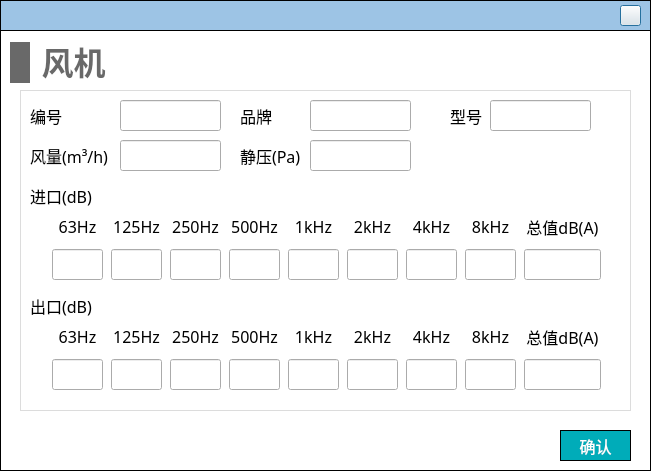
<?xml version="1.0" encoding="UTF-8"?>
<ui version="4.0">
 <class>Dialog_fan_noise</class>
 <widget class="QDialog" name="Dialog_fan_noise">
  <property name="geometry">
   <rect>
    <x>0</x>
    <y>0</y>
    <width>651</width>
    <height>471</height>
   </rect>
  </property>
  <property name="maximumSize">
   <size>
    <width>671</width>
    <height>16777215</height>
   </size>
  </property>
  <property name="windowTitle">
   <string>Dialog</string>
  </property>
  <property name="styleSheet">
   <string notr="true">#Dialog_fan_noise
{
	background-color: rgb(255, 255, 255);
}

QLineEdit 
{
font-family: 'Microsoft YaHei';
font-size: 13px;
}

QComboBox
{
font-family: 'Microsoft YaHei';
font-size: 13px;
}</string>
  </property>
  <widget class="QWidget" name="widget_top" native="true">
   <property name="geometry">
    <rect>
     <x>0</x>
     <y>0</y>
     <width>651</width>
     <height>31</height>
    </rect>
   </property>
   <property name="styleSheet">
    <string notr="true">#widget_top
{
border: 1px solid #000000;
background-color: rgb(157, 196, 229);
	background-color: rgb(157, 196, 229);
}</string>
   </property>
   <widget class="QPushButton" name="close">
    <property name="geometry">
     <rect>
      <x>620</x>
      <y>5</y>
      <width>21</width>
      <height>21</height>
     </rect>
    </property>
    <property name="styleSheet">
     <string notr="true">border-image: url(:/images/image/closeWindow.jpg);</string>
    </property>
    <property name="text">
     <string/>
    </property>
   </widget>
  </widget>
  <widget class="QWidget" name="widget_add_fan_noise" native="true">
   <property name="geometry">
    <rect>
     <x>0</x>
     <y>30</y>
     <width>651</width>
     <height>441</height>
    </rect>
   </property>
   <property name="styleSheet">
    <string notr="true">#widget_add_fan_noise
{
border: 1px solid #000000;
}</string>
   </property>
   <widget class="QWidget" name="widget_2" native="true">
    <property name="geometry">
     <rect>
      <x>20</x>
      <y>60</y>
      <width>611</width>
      <height>321</height>
     </rect>
    </property>
    <property name="styleSheet">
     <string notr="true">#widget_2
{
border: 1px solid #DCDCDC;
}

QLabel
{
font-family: '黑体';
font-size: 16px;
}

QLineEdit
{
font-family: '黑体';
}</string>
    </property>
    <widget class="QLabel" name="label_4">
     <property name="geometry">
      <rect>
       <x>10</x>
       <y>10</y>
       <width>41</width>
       <height>31</height>
      </rect>
     </property>
     <property name="font">
      <font>
       <family>黑体</family>
       <pointsize>-1</pointsize>
      </font>
     </property>
     <property name="text">
      <string>编号</string>
     </property>
    </widget>
    <widget class="QLabel" name="label_5">
     <property name="geometry">
      <rect>
       <x>220</x>
       <y>10</y>
       <width>41</width>
       <height>31</height>
      </rect>
     </property>
     <property name="font">
      <font>
       <family>黑体</family>
       <pointsize>-1</pointsize>
      </font>
     </property>
     <property name="text">
      <string>品牌</string>
     </property>
    </widget>
    <widget class="QLineEdit" name="lineEdit_number">
     <property name="geometry">
      <rect>
       <x>100</x>
       <y>10</y>
       <width>101</width>
       <height>31</height>
      </rect>
     </property>
     <property name="font">
      <font>
       <family>黑体</family>
       <pointsize>-1</pointsize>
      </font>
     </property>
    </widget>
    <widget class="QWidget" name="layoutWidget">
     <property name="geometry">
      <rect>
       <x>30</x>
       <y>230</y>
       <width>561</width>
       <height>72</height>
      </rect>
     </property>
     <layout class="QHBoxLayout" name="horizontalLayout">
      <item>
       <layout class="QVBoxLayout" name="verticalLayout">
        <item>
         <widget class="QLabel" name="label_7">
          <property name="minimumSize">
           <size>
            <width>51</width>
            <height>31</height>
           </size>
          </property>
          <property name="maximumSize">
           <size>
            <width>51</width>
            <height>31</height>
           </size>
          </property>
          <property name="font">
           <font>
            <family>黑体</family>
            <pointsize>-1</pointsize>
           </font>
          </property>
          <property name="text">
           <string>63Hz</string>
          </property>
          <property name="alignment">
           <set>Qt::AlignCenter</set>
          </property>
         </widget>
        </item>
        <item>
         <widget class="QLineEdit" name="lineEdit_out_63">
          <property name="minimumSize">
           <size>
            <width>51</width>
            <height>31</height>
           </size>
          </property>
          <property name="maximumSize">
           <size>
            <width>51</width>
            <height>31</height>
           </size>
          </property>
          <property name="font">
           <font>
            <family>黑体</family>
            <pointsize>-1</pointsize>
           </font>
          </property>
          <property name="alignment">
           <set>Qt::AlignCenter</set>
          </property>
         </widget>
        </item>
       </layout>
      </item>
      <item>
       <layout class="QVBoxLayout" name="verticalLayout_2">
        <item>
         <widget class="QLabel" name="label_8">
          <property name="minimumSize">
           <size>
            <width>51</width>
            <height>31</height>
           </size>
          </property>
          <property name="maximumSize">
           <size>
            <width>51</width>
            <height>31</height>
           </size>
          </property>
          <property name="font">
           <font>
            <family>黑体</family>
            <pointsize>-1</pointsize>
           </font>
          </property>
          <property name="text">
           <string>125Hz</string>
          </property>
          <property name="alignment">
           <set>Qt::AlignCenter</set>
          </property>
         </widget>
        </item>
        <item>
         <widget class="QLineEdit" name="lineEdit_out_125">
          <property name="minimumSize">
           <size>
            <width>51</width>
            <height>31</height>
           </size>
          </property>
          <property name="maximumSize">
           <size>
            <width>51</width>
            <height>31</height>
           </size>
          </property>
          <property name="font">
           <font>
            <family>黑体</family>
            <pointsize>-1</pointsize>
           </font>
          </property>
          <property name="alignment">
           <set>Qt::AlignCenter</set>
          </property>
         </widget>
        </item>
       </layout>
      </item>
      <item>
       <layout class="QVBoxLayout" name="verticalLayout_3">
        <item>
         <widget class="QLabel" name="label_9">
          <property name="minimumSize">
           <size>
            <width>51</width>
            <height>31</height>
           </size>
          </property>
          <property name="maximumSize">
           <size>
            <width>51</width>
            <height>31</height>
           </size>
          </property>
          <property name="font">
           <font>
            <family>黑体</family>
            <pointsize>-1</pointsize>
           </font>
          </property>
          <property name="text">
           <string>250Hz</string>
          </property>
          <property name="alignment">
           <set>Qt::AlignCenter</set>
          </property>
         </widget>
        </item>
        <item>
         <widget class="QLineEdit" name="lineEdit_out_250">
          <property name="minimumSize">
           <size>
            <width>51</width>
            <height>31</height>
           </size>
          </property>
          <property name="maximumSize">
           <size>
            <width>51</width>
            <height>31</height>
           </size>
          </property>
          <property name="font">
           <font>
            <family>黑体</family>
            <pointsize>-1</pointsize>
           </font>
          </property>
          <property name="alignment">
           <set>Qt::AlignCenter</set>
          </property>
         </widget>
        </item>
       </layout>
      </item>
      <item>
       <layout class="QVBoxLayout" name="verticalLayout_4">
        <item>
         <widget class="QLabel" name="label_10">
          <property name="minimumSize">
           <size>
            <width>51</width>
            <height>31</height>
           </size>
          </property>
          <property name="maximumSize">
           <size>
            <width>51</width>
            <height>31</height>
           </size>
          </property>
          <property name="font">
           <font>
            <family>黑体</family>
            <pointsize>-1</pointsize>
           </font>
          </property>
          <property name="text">
           <string>500Hz</string>
          </property>
          <property name="alignment">
           <set>Qt::AlignCenter</set>
          </property>
         </widget>
        </item>
        <item>
         <widget class="QLineEdit" name="lineEdit_out_500">
          <property name="minimumSize">
           <size>
            <width>51</width>
            <height>31</height>
           </size>
          </property>
          <property name="maximumSize">
           <size>
            <width>51</width>
            <height>31</height>
           </size>
          </property>
          <property name="font">
           <font>
            <family>黑体</family>
            <pointsize>-1</pointsize>
           </font>
          </property>
          <property name="alignment">
           <set>Qt::AlignCenter</set>
          </property>
         </widget>
        </item>
       </layout>
      </item>
      <item>
       <layout class="QVBoxLayout" name="verticalLayout_5">
        <item>
         <widget class="QLabel" name="label_11">
          <property name="minimumSize">
           <size>
            <width>51</width>
            <height>31</height>
           </size>
          </property>
          <property name="maximumSize">
           <size>
            <width>51</width>
            <height>31</height>
           </size>
          </property>
          <property name="font">
           <font>
            <family>黑体</family>
            <pointsize>-1</pointsize>
           </font>
          </property>
          <property name="text">
           <string>1kHz</string>
          </property>
          <property name="alignment">
           <set>Qt::AlignCenter</set>
          </property>
         </widget>
        </item>
        <item>
         <widget class="QLineEdit" name="lineEdit_out_1k">
          <property name="minimumSize">
           <size>
            <width>51</width>
            <height>31</height>
           </size>
          </property>
          <property name="maximumSize">
           <size>
            <width>51</width>
            <height>31</height>
           </size>
          </property>
          <property name="font">
           <font>
            <family>黑体</family>
            <pointsize>-1</pointsize>
           </font>
          </property>
          <property name="alignment">
           <set>Qt::AlignCenter</set>
          </property>
         </widget>
        </item>
       </layout>
      </item>
      <item>
       <layout class="QVBoxLayout" name="verticalLayout_6">
        <property name="spacing">
         <number>6</number>
        </property>
        <item>
         <widget class="QLabel" name="label_12">
          <property name="minimumSize">
           <size>
            <width>51</width>
            <height>31</height>
           </size>
          </property>
          <property name="maximumSize">
           <size>
            <width>51</width>
            <height>31</height>
           </size>
          </property>
          <property name="font">
           <font>
            <family>黑体</family>
            <pointsize>-1</pointsize>
           </font>
          </property>
          <property name="text">
           <string>2kHz</string>
          </property>
          <property name="alignment">
           <set>Qt::AlignCenter</set>
          </property>
         </widget>
        </item>
        <item>
         <widget class="QLineEdit" name="lineEdit_out_2k">
          <property name="minimumSize">
           <size>
            <width>51</width>
            <height>31</height>
           </size>
          </property>
          <property name="maximumSize">
           <size>
            <width>51</width>
            <height>31</height>
           </size>
          </property>
          <property name="font">
           <font>
            <family>黑体</family>
            <pointsize>-1</pointsize>
           </font>
          </property>
          <property name="alignment">
           <set>Qt::AlignCenter</set>
          </property>
         </widget>
        </item>
       </layout>
      </item>
      <item>
       <layout class="QVBoxLayout" name="verticalLayout_7">
        <item>
         <widget class="QLabel" name="label_">
          <property name="minimumSize">
           <size>
            <width>51</width>
            <height>31</height>
           </size>
          </property>
          <property name="maximumSize">
           <size>
            <width>51</width>
            <height>31</height>
           </size>
          </property>
          <property name="font">
           <font>
            <family>黑体</family>
            <pointsize>-1</pointsize>
           </font>
          </property>
          <property name="text">
           <string>4kHz</string>
          </property>
          <property name="alignment">
           <set>Qt::AlignCenter</set>
          </property>
         </widget>
        </item>
        <item>
         <widget class="QLineEdit" name="lineEdit_out_4k">
          <property name="minimumSize">
           <size>
            <width>51</width>
            <height>31</height>
           </size>
          </property>
          <property name="maximumSize">
           <size>
            <width>51</width>
            <height>31</height>
           </size>
          </property>
          <property name="font">
           <font>
            <family>黑体</family>
            <pointsize>-1</pointsize>
           </font>
          </property>
          <property name="alignment">
           <set>Qt::AlignCenter</set>
          </property>
         </widget>
        </item>
       </layout>
      </item>
      <item>
       <layout class="QVBoxLayout" name="verticalLayout_8">
        <item>
         <widget class="QLabel" name="label_14">
          <property name="minimumSize">
           <size>
            <width>51</width>
            <height>31</height>
           </size>
          </property>
          <property name="maximumSize">
           <size>
            <width>51</width>
            <height>31</height>
           </size>
          </property>
          <property name="font">
           <font>
            <family>黑体</family>
            <pointsize>-1</pointsize>
           </font>
          </property>
          <property name="text">
           <string>8kHz</string>
          </property>
          <property name="alignment">
           <set>Qt::AlignCenter</set>
          </property>
         </widget>
        </item>
        <item>
         <widget class="QLineEdit" name="lineEdit_out_8k">
          <property name="minimumSize">
           <size>
            <width>51</width>
            <height>31</height>
           </size>
          </property>
          <property name="maximumSize">
           <size>
            <width>51</width>
            <height>31</height>
           </size>
          </property>
          <property name="font">
           <font>
            <family>黑体</family>
            <pointsize>-1</pointsize>
           </font>
          </property>
          <property name="alignment">
           <set>Qt::AlignCenter</set>
          </property>
         </widget>
        </item>
       </layout>
      </item>
      <item>
       <layout class="QVBoxLayout" name="verticalLayout_9">
        <item>
         <widget class="QLabel" name="label_23">
          <property name="minimumSize">
           <size>
            <width>77</width>
            <height>31</height>
           </size>
          </property>
          <property name="maximumSize">
           <size>
            <width>51</width>
            <height>31</height>
           </size>
          </property>
          <property name="font">
           <font>
            <family>黑体</family>
            <pointsize>-1</pointsize>
           </font>
          </property>
          <property name="text">
           <string>总值dB(A)</string>
          </property>
          <property name="alignment">
           <set>Qt::AlignCenter</set>
          </property>
         </widget>
        </item>
        <item>
         <widget class="QLineEdit" name="lineEdit_out_total">
          <property name="minimumSize">
           <size>
            <width>77</width>
            <height>31</height>
           </size>
          </property>
          <property name="maximumSize">
           <size>
            <width>51</width>
            <height>31</height>
           </size>
          </property>
          <property name="font">
           <font>
            <family>黑体</family>
            <pointsize>-1</pointsize>
           </font>
          </property>
          <property name="alignment">
           <set>Qt::AlignCenter</set>
          </property>
          <property name="readOnly">
           <bool>true</bool>
          </property>
         </widget>
        </item>
       </layout>
      </item>
     </layout>
    </widget>
    <widget class="QLineEdit" name="lineEdit_brand">
     <property name="geometry">
      <rect>
       <x>290</x>
       <y>10</y>
       <width>101</width>
       <height>31</height>
      </rect>
     </property>
     <property name="font">
      <font>
       <family>黑体</family>
       <pointsize>-1</pointsize>
      </font>
     </property>
    </widget>
    <widget class="QLineEdit" name="lineEdit_air_volume">
     <property name="geometry">
      <rect>
       <x>100</x>
       <y>50</y>
       <width>101</width>
       <height>31</height>
      </rect>
     </property>
     <property name="font">
      <font>
       <family>黑体</family>
       <pointsize>-1</pointsize>
      </font>
     </property>
    </widget>
    <widget class="QLabel" name="label_6">
     <property name="geometry">
      <rect>
       <x>10</x>
       <y>50</y>
       <width>81</width>
       <height>31</height>
      </rect>
     </property>
     <property name="font">
      <font>
       <family>黑体</family>
       <pointsize>-1</pointsize>
      </font>
     </property>
     <property name="text">
      <string>风量(m³/h)</string>
     </property>
    </widget>
    <widget class="QLineEdit" name="lineEdit_static_pressure">
     <property name="geometry">
      <rect>
       <x>290</x>
       <y>50</y>
       <width>101</width>
       <height>31</height>
      </rect>
     </property>
     <property name="font">
      <font>
       <family>黑体</family>
       <pointsize>-1</pointsize>
      </font>
     </property>
    </widget>
    <widget class="QLabel" name="label_17">
     <property name="geometry">
      <rect>
       <x>220</x>
       <y>50</y>
       <width>61</width>
       <height>31</height>
      </rect>
     </property>
     <property name="font">
      <font>
       <family>黑体</family>
       <pointsize>-1</pointsize>
      </font>
     </property>
     <property name="text">
      <string>静压(Pa)</string>
     </property>
    </widget>
    <widget class="QLineEdit" name="lineEdit_model">
     <property name="geometry">
      <rect>
       <x>470</x>
       <y>10</y>
       <width>101</width>
       <height>31</height>
      </rect>
     </property>
     <property name="font">
      <font>
       <family>黑体</family>
       <pointsize>-1</pointsize>
      </font>
     </property>
    </widget>
    <widget class="QLabel" name="label_18">
     <property name="geometry">
      <rect>
       <x>430</x>
       <y>10</y>
       <width>41</width>
       <height>31</height>
      </rect>
     </property>
     <property name="font">
      <font>
       <family>黑体</family>
       <pointsize>-1</pointsize>
      </font>
     </property>
     <property name="text">
      <string>型号</string>
     </property>
    </widget>
    <widget class="QLabel" name="label_16">
     <property name="geometry">
      <rect>
       <x>10</x>
       <y>90</y>
       <width>71</width>
       <height>31</height>
      </rect>
     </property>
     <property name="font">
      <font>
       <family>黑体</family>
       <pointsize>-1</pointsize>
      </font>
     </property>
     <property name="text">
      <string>进口(dB)</string>
     </property>
    </widget>
    <widget class="QLabel" name="label_19">
     <property name="geometry">
      <rect>
       <x>10</x>
       <y>200</y>
       <width>71</width>
       <height>31</height>
      </rect>
     </property>
     <property name="font">
      <font>
       <family>黑体</family>
       <pointsize>-1</pointsize>
      </font>
     </property>
     <property name="text">
      <string>出口(dB)</string>
     </property>
    </widget>
    <widget class="QWidget" name="layoutWidget_3">
     <property name="geometry">
      <rect>
       <x>30</x>
       <y>120</y>
       <width>561</width>
       <height>72</height>
      </rect>
     </property>
     <layout class="QHBoxLayout" name="horizontalLayout_2">
      <item>
       <layout class="QVBoxLayout" name="verticalLayout_10">
        <item>
         <widget class="QLabel" name="label_20">
          <property name="minimumSize">
           <size>
            <width>51</width>
            <height>31</height>
           </size>
          </property>
          <property name="maximumSize">
           <size>
            <width>51</width>
            <height>31</height>
           </size>
          </property>
          <property name="font">
           <font>
            <family>黑体</family>
            <pointsize>-1</pointsize>
           </font>
          </property>
          <property name="text">
           <string>63Hz</string>
          </property>
          <property name="alignment">
           <set>Qt::AlignCenter</set>
          </property>
         </widget>
        </item>
        <item>
         <widget class="QLineEdit" name="lineEdit_in_63">
          <property name="minimumSize">
           <size>
            <width>51</width>
            <height>31</height>
           </size>
          </property>
          <property name="maximumSize">
           <size>
            <width>51</width>
            <height>31</height>
           </size>
          </property>
          <property name="font">
           <font>
            <family>黑体</family>
            <pointsize>-1</pointsize>
           </font>
          </property>
          <property name="alignment">
           <set>Qt::AlignCenter</set>
          </property>
         </widget>
        </item>
       </layout>
      </item>
      <item>
       <layout class="QVBoxLayout" name="verticalLayout_11">
        <item>
         <widget class="QLabel" name="label_21">
          <property name="minimumSize">
           <size>
            <width>51</width>
            <height>31</height>
           </size>
          </property>
          <property name="maximumSize">
           <size>
            <width>51</width>
            <height>31</height>
           </size>
          </property>
          <property name="font">
           <font>
            <family>黑体</family>
            <pointsize>-1</pointsize>
           </font>
          </property>
          <property name="text">
           <string>125Hz</string>
          </property>
          <property name="alignment">
           <set>Qt::AlignCenter</set>
          </property>
         </widget>
        </item>
        <item>
         <widget class="QLineEdit" name="lineEdit_in_125">
          <property name="minimumSize">
           <size>
            <width>51</width>
            <height>31</height>
           </size>
          </property>
          <property name="maximumSize">
           <size>
            <width>51</width>
            <height>31</height>
           </size>
          </property>
          <property name="font">
           <font>
            <family>黑体</family>
            <pointsize>-1</pointsize>
           </font>
          </property>
          <property name="alignment">
           <set>Qt::AlignCenter</set>
          </property>
         </widget>
        </item>
       </layout>
      </item>
      <item>
       <layout class="QVBoxLayout" name="verticalLayout_12">
        <item>
         <widget class="QLabel" name="label_22">
          <property name="minimumSize">
           <size>
            <width>51</width>
            <height>31</height>
           </size>
          </property>
          <property name="maximumSize">
           <size>
            <width>51</width>
            <height>31</height>
           </size>
          </property>
          <property name="font">
           <font>
            <family>黑体</family>
            <pointsize>-1</pointsize>
           </font>
          </property>
          <property name="text">
           <string>250Hz</string>
          </property>
          <property name="alignment">
           <set>Qt::AlignCenter</set>
          </property>
         </widget>
        </item>
        <item>
         <widget class="QLineEdit" name="lineEdit_in_250">
          <property name="minimumSize">
           <size>
            <width>51</width>
            <height>31</height>
           </size>
          </property>
          <property name="maximumSize">
           <size>
            <width>51</width>
            <height>31</height>
           </size>
          </property>
          <property name="font">
           <font>
            <family>黑体</family>
            <pointsize>-1</pointsize>
           </font>
          </property>
          <property name="alignment">
           <set>Qt::AlignCenter</set>
          </property>
         </widget>
        </item>
       </layout>
      </item>
      <item>
       <layout class="QVBoxLayout" name="verticalLayout_13">
        <item>
         <widget class="QLabel" name="label_24">
          <property name="minimumSize">
           <size>
            <width>51</width>
            <height>31</height>
           </size>
          </property>
          <property name="maximumSize">
           <size>
            <width>51</width>
            <height>31</height>
           </size>
          </property>
          <property name="font">
           <font>
            <family>黑体</family>
            <pointsize>-1</pointsize>
           </font>
          </property>
          <property name="text">
           <string>500Hz</string>
          </property>
          <property name="alignment">
           <set>Qt::AlignCenter</set>
          </property>
         </widget>
        </item>
        <item>
         <widget class="QLineEdit" name="lineEdit_in_500">
          <property name="minimumSize">
           <size>
            <width>51</width>
            <height>31</height>
           </size>
          </property>
          <property name="maximumSize">
           <size>
            <width>51</width>
            <height>31</height>
           </size>
          </property>
          <property name="font">
           <font>
            <family>黑体</family>
            <pointsize>-1</pointsize>
           </font>
          </property>
          <property name="alignment">
           <set>Qt::AlignCenter</set>
          </property>
         </widget>
        </item>
       </layout>
      </item>
      <item>
       <layout class="QVBoxLayout" name="verticalLayout_14">
        <item>
         <widget class="QLabel" name="label_25">
          <property name="minimumSize">
           <size>
            <width>51</width>
            <height>31</height>
           </size>
          </property>
          <property name="maximumSize">
           <size>
            <width>51</width>
            <height>31</height>
           </size>
          </property>
          <property name="font">
           <font>
            <family>黑体</family>
            <pointsize>-1</pointsize>
           </font>
          </property>
          <property name="text">
           <string>1kHz</string>
          </property>
          <property name="alignment">
           <set>Qt::AlignCenter</set>
          </property>
         </widget>
        </item>
        <item>
         <widget class="QLineEdit" name="lineEdit_in_1k">
          <property name="minimumSize">
           <size>
            <width>51</width>
            <height>31</height>
           </size>
          </property>
          <property name="maximumSize">
           <size>
            <width>51</width>
            <height>31</height>
           </size>
          </property>
          <property name="font">
           <font>
            <family>黑体</family>
            <pointsize>-1</pointsize>
           </font>
          </property>
          <property name="alignment">
           <set>Qt::AlignCenter</set>
          </property>
         </widget>
        </item>
       </layout>
      </item>
      <item>
       <layout class="QVBoxLayout" name="verticalLayout_15">
        <property name="spacing">
         <number>6</number>
        </property>
        <item>
         <widget class="QLabel" name="label_26">
          <property name="minimumSize">
           <size>
            <width>51</width>
            <height>31</height>
           </size>
          </property>
          <property name="maximumSize">
           <size>
            <width>51</width>
            <height>31</height>
           </size>
          </property>
          <property name="font">
           <font>
            <family>黑体</family>
            <pointsize>-1</pointsize>
           </font>
          </property>
          <property name="text">
           <string>2kHz</string>
          </property>
          <property name="alignment">
           <set>Qt::AlignCenter</set>
          </property>
         </widget>
        </item>
        <item>
         <widget class="QLineEdit" name="lineEdit_in_2k">
          <property name="minimumSize">
           <size>
            <width>51</width>
            <height>31</height>
           </size>
          </property>
          <property name="maximumSize">
           <size>
            <width>51</width>
            <height>31</height>
           </size>
          </property>
          <property name="font">
           <font>
            <family>黑体</family>
            <pointsize>-1</pointsize>
           </font>
          </property>
          <property name="alignment">
           <set>Qt::AlignCenter</set>
          </property>
         </widget>
        </item>
       </layout>
      </item>
      <item>
       <layout class="QVBoxLayout" name="verticalLayout_16">
        <item>
         <widget class="QLabel" name="label_1">
          <property name="minimumSize">
           <size>
            <width>51</width>
            <height>31</height>
           </size>
          </property>
          <property name="maximumSize">
           <size>
            <width>51</width>
            <height>31</height>
           </size>
          </property>
          <property name="font">
           <font>
            <family>黑体</family>
            <pointsize>-1</pointsize>
           </font>
          </property>
          <property name="text">
           <string>4kHz</string>
          </property>
          <property name="alignment">
           <set>Qt::AlignCenter</set>
          </property>
         </widget>
        </item>
        <item>
         <widget class="QLineEdit" name="lineEdit_in_4k">
          <property name="minimumSize">
           <size>
            <width>51</width>
            <height>31</height>
           </size>
          </property>
          <property name="maximumSize">
           <size>
            <width>51</width>
            <height>31</height>
           </size>
          </property>
          <property name="font">
           <font>
            <family>黑体</family>
            <pointsize>-1</pointsize>
           </font>
          </property>
          <property name="alignment">
           <set>Qt::AlignCenter</set>
          </property>
         </widget>
        </item>
       </layout>
      </item>
      <item>
       <layout class="QVBoxLayout" name="verticalLayout_17">
        <item>
         <widget class="QLabel" name="label_27">
          <property name="minimumSize">
           <size>
            <width>51</width>
            <height>31</height>
           </size>
          </property>
          <property name="maximumSize">
           <size>
            <width>51</width>
            <height>31</height>
           </size>
          </property>
          <property name="font">
           <font>
            <family>黑体</family>
            <pointsize>-1</pointsize>
           </font>
          </property>
          <property name="text">
           <string>8kHz</string>
          </property>
          <property name="alignment">
           <set>Qt::AlignCenter</set>
          </property>
         </widget>
        </item>
        <item>
         <widget class="QLineEdit" name="lineEdit_in_8k">
          <property name="minimumSize">
           <size>
            <width>51</width>
            <height>31</height>
           </size>
          </property>
          <property name="maximumSize">
           <size>
            <width>51</width>
            <height>31</height>
           </size>
          </property>
          <property name="font">
           <font>
            <family>黑体</family>
            <pointsize>-1</pointsize>
           </font>
          </property>
          <property name="alignment">
           <set>Qt::AlignCenter</set>
          </property>
         </widget>
        </item>
       </layout>
      </item>
      <item>
       <layout class="QVBoxLayout" name="verticalLayout_18">
        <item>
         <widget class="QLabel" name="label_28">
          <property name="minimumSize">
           <size>
            <width>77</width>
            <height>31</height>
           </size>
          </property>
          <property name="maximumSize">
           <size>
            <width>51</width>
            <height>31</height>
           </size>
          </property>
          <property name="font">
           <font>
            <family>黑体</family>
            <pointsize>-1</pointsize>
           </font>
          </property>
          <property name="text">
           <string>总值dB(A)</string>
          </property>
          <property name="alignment">
           <set>Qt::AlignCenter</set>
          </property>
         </widget>
        </item>
        <item>
         <widget class="QLineEdit" name="lineEdit_in_total">
          <property name="minimumSize">
           <size>
            <width>77</width>
            <height>31</height>
           </size>
          </property>
          <property name="maximumSize">
           <size>
            <width>51</width>
            <height>31</height>
           </size>
          </property>
          <property name="font">
           <font>
            <family>黑体</family>
            <pointsize>-1</pointsize>
           </font>
          </property>
          <property name="alignment">
           <set>Qt::AlignCenter</set>
          </property>
          <property name="readOnly">
           <bool>true</bool>
          </property>
         </widget>
        </item>
       </layout>
      </item>
     </layout>
    </widget>
   </widget>
   <widget class="QPushButton" name="pushButton_confirm">
    <property name="geometry">
     <rect>
      <x>560</x>
      <y>400</y>
      <width>71</width>
      <height>31</height>
     </rect>
    </property>
    <property name="font">
     <font>
      <family>黑体</family>
      <pointsize>12</pointsize>
     </font>
    </property>
    <property name="styleSheet">
     <string notr="true">QPushButton
{
	color:#ffffff; /*文字颜色*/
    background-color: #00ACB9;/*背景色*/
    border-radius:0px; /*边框倒角*/
	border: 1px solid #000000;
}


QPushButton:hover 
{
background-color: rgb(0,142,153);
color: white;
}</string>
    </property>
    <property name="text">
     <string>确认</string>
    </property>
   </widget>
   <widget class="QWidget" name="layoutWidget_2">
    <property name="geometry">
     <rect>
      <x>10</x>
      <y>10</y>
      <width>101</width>
      <height>45</height>
     </rect>
    </property>
    <layout class="QHBoxLayout" name="horizontalLayout_15">
     <item>
      <widget class="QLabel" name="label_13">
       <property name="minimumSize">
        <size>
         <width>20</width>
         <height>41</height>
        </size>
       </property>
       <property name="maximumSize">
        <size>
         <width>20</width>
         <height>41</height>
        </size>
       </property>
       <property name="styleSheet">
        <string notr="true">QLabel { 
border: none; 
background-color : rgb(105, 105, 105);
}</string>
       </property>
       <property name="text">
        <string/>
       </property>
      </widget>
     </item>
     <item>
      <widget class="QLabel" name="label_15">
       <property name="font">
        <font>
         <family>Microsoft YaHei</family>
         <pointsize>24</pointsize>
         <bold>true</bold>
        </font>
       </property>
       <property name="styleSheet">
        <string notr="true">QLabel { 
border: none; 
color : rgb(105, 105, 105);
}</string>
       </property>
       <property name="text">
        <string>风机</string>
       </property>
       <property name="alignment">
        <set>Qt::AlignBottom|Qt::AlignHCenter</set>
       </property>
      </widget>
     </item>
    </layout>
   </widget>
  </widget>
 </widget>
 <resources/>
 <connections/>
</ui>
